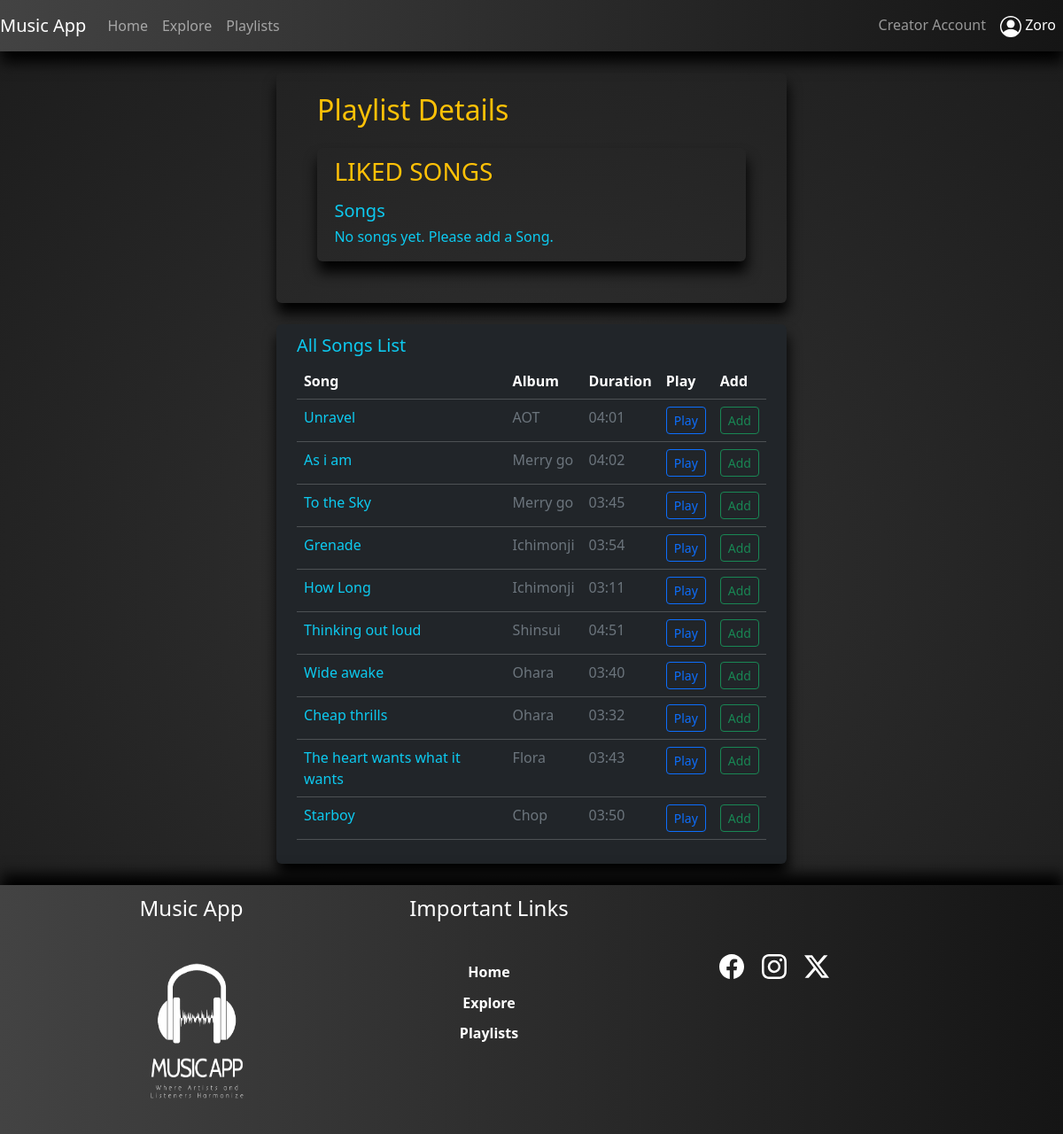
Page /viewEditPlaylist/14 (signed in) on the committed database.
### app/models.py (models this page shows, shortened)
class Users(UserMixin, db.Model):
    id = db.Column(db.Integer(), autoincrement=True, primary_key=True)
    u_userType = db.Column(db.String(50), nullable=False)
    u_status = db.Column(db.String(50), nullable=False)
    u_flag = db.Column(db.Integer(), nullable=False)
    u_fName = db.Column(db.String(100), nullable=False)
    u_lName = db.Column(db.String(100))
    u_gender = db.Column(db.String(50), nullable=False)
    u_username = db.Column(db.String(100), nullable=False, unique=True)
    u_email = db.Column(db.String(200), nullable=False)
    u_password = db.Column(db.String(1000), nullable=False)
    albums = db.relationship('Albums', backref='users')
    songs = db.relationship('Songs', backref='users')
    playlists = db.relationship('Playlists', backref='users')

class Playlists(UserMixin, db.Model):
    id = db.Column(db.Integer(), autoincrement=True, primary_key=True)
    p_name = db.Column(db.String(100), nullable=False)
    p_noOfTracks = db.Column(db.Integer(), nullable=False)
    songIds_list = db.Column(db.String(250))
    user_id = db.Column(db.Integer(), db.ForeignKey('users.id'),nullable=False)

class Songs(UserMixin, db.Model):
    id = db.Column(db.Integer(), autoincrement=True, primary_key=True)
    s_name = db.Column(db.String(100), nullable=False)
    s_artist = db.Column(db.String(50), nullable=False)
    s_album = db.Column(db.String(100), nullable=False)
    s_genre = db.Column(db.String(50), nullable=False)
    s_duration = db.Column(db.String(50), nullable=False)
    s_date = db.Column(db.String(50), nullable=False)
    s_filePath = db.Column(db.String(100), nullable=False)
    s_lyrics = db.Column(db.Text(), nullable=False)
    s_rating = db.Column(db.Integer())
    s_totalRaters = db.Column(db.Integer())
    s_flag = db.Column(db.Integer(), nullable=False)
    s_plays = db.Column(db.Integer())
    album_id = db.Column(db.Integer(), db.ForeignKey('albums.id'), nullable=False)
    user_id = db.Column(db.Integer(), db.ForeignKey('users.id'),nullable=False)

### app/views.py (the view, shortened to what this page needs)
@app.route('/viewEditPlaylist/<int:vEId>', methods=['GET','POST'])
@login_required
def viewEditPlaylist(vEId):
    if request.method == 'GET':
        allSongs=[]
        allSongsList = Songs.query.all()
        songList=[]
        c_playlist = Playlists.query.get(vEId)
        if not c_playlist.songIds_list:
            songList=[]
        for s in allSongsList:
            if s not in songList:
                allSongs.append(s)
        return render_template('/user/viewEditPlaylist.html', c_p=c_playlist, songsData=songList, allSongsData=allSongs)

### app/views.py (called while the page is built)
@login_manager.user_loader
def load_user(user_id):
    return Users.query.get(user_id)

### app/templates/user/viewEditPlaylist.html (shortened to what this page needs)
{% extends 'layouts/base.html' %}
{% block content %}
<div class="container-fluid">
    <div class="row">
        <div class="col-md-6 offset-md-3 col-lg-6 offset-lg-3 col-sm-10 offset-sm-1">
            <div class="myAlbumCont rounded mt-4 mb-4">
                <h2 class="text-warning">Playlist Details</h2>
                <div class="myExploreCont rounded mt-4 mb-4">
                    <div class="mb-3">
                        <h3 class="text-warning text-uppercase">{{c_p.p_name}}</h3>
                    </div>
                    <h5 class="text-captialized text-info">Songs</h5>
                    {% if songsData|length == 0 %}
                        <h6 class="text-info">No songs yet. Please add a Song.</h6>
                    {% endif %}
                </div>
            </div>
            <div class="myExploreCont rounded bg-dark mt-4 mb-4">
                <h5 class="text-captialized text-info">All Songs List</h5>
                {% if allSongsData|length == 0 %}
                    <h6 class="text-info">No songs record.</h6>
                {% else %}
                <table class="table table-dark table-hover rounded table-responsive{-sm|-md|-lg}">
                    <thead>
                        <tr>
                            <th scope="col">Song</th>
                            <th scope="col">Album</th>
                            <th scope="col">Duration</th>
                            <th scope="col">Play</th>
                            <th scope="col">Add</th>
                        </tr>
                    </thead>
                    <tbody>
                        {% for s in allSongsData %}
                        <tr>
                            <td class="text-info">{{s['s_name']}}</td>
                            <td class="text-secondary">{{s['s_album']}}</td>
                            <td class="text-secondary">{{s['s_duration']}}</td>
                            <td>
                                <a href="{{url_for('playSong',sid=s['id'])}}">
                                    <button class="btn btn-outline-primary btn-sm">Play</button>
                                </a>
                            </td>
                            <td>
                            <a href="{{url_for('addSongToPlaylist',sid=s['id'], pid=c_p['id'])}}">
                                <button class="btn btn-outline-success btn-sm">Add</button>
                            </a>
                            </td>
                        </tr>
                        {% endfor %}
                    </tbody>
                </table>
                {% endif %}
            </div>
        </div>
    </div>
</div>
{% endblock %}

### app/templates/includes/nav.html (shortened to what this page needs)
<nav class="navbar navbar-expand-lg navbar-expand-md myNavbar bg-light navbar-dark sticky-top">
    {% if current_user.is_authenticated %}
        {% if current_user.u_userType == 'Admin' %}
        <a class="navbar-brand" href="{{url_for('adminHome')}}">Music App</a>
        {% else %}
        <a href="{{url_for('userHome')}}" class="navbar-brand">Music App</a>
        {% endif %}
    {% endif %}
        <div class="collapse navbar-collapse" id="navbarNav">
            <ul class="navbar-nav">
                <li class="nav-item">
                    {% if current_user.is_authenticated %}
                        {% if current_user.u_userType == 'Admin' %}
                            <a class="nav-link {{aH}}" aria-current="page" href="{{url_for('adminHome')}}">Home</a>
                        {% else %}
                        <a class="nav-link {{uH}}" aria-current="page" href="{{url_for('userHome')}}">Home</a>
                        {% endif %}
                    {% endif %}
                </li>
                <li class="nav-item">
                    {% if current_user.is_authenticated %}
                        {% if current_user.u_userType == 'Admin' %}
                            <a class="nav-link {{aAN}}" href="{{url_for('analytics')}}">Analytics</a>
                        {% else %}
                            <a href="{{url_for('exploreMusic')}}" class="nav-link {{uE}}">Explore</a>
                        {% endif %}
                    {% endif %}
                </li>
                <li class="nav-item">
                    {% if current_user.is_authenticated %}
                        {% if current_user.u_userType == 'Admin' %}
                            <a class="nav-link {{aT}}" href="{{url_for('allTracks')}}">Tracks</a>
                        {% else %}
                            <a href="{{url_for('playlists')}}" class="nav-link {{uP}}">Playlists</a>
                        {% endif %}
                    {% endif %}
                </li>
            </ul>
            <ul class="navbar-nav ms-auto">
                <li class="nav-item">
                    {% if current_user.is_authenticated  and current_user.u_userType != 'Admin' %}
                    <a href="{{url_for('creatorHome')}}" class="nav-link {{cH}}">Creator Account</a>
                    {% endif %}
                </li>
                <li class="nav-item dropdown show">
                    {% if current_user.is_authenticated %}
                    <a href="#" class="nav-link active" id="dropdownMenu" data-toggle="dropdown" aria-haspopup="true" aria-expanded="false">
                        {{current_user.u_fName}}
                    </a>
                    {% endif %}
                </li>
            </ul>
        </div>
</nav>

### app/static/css/musicStreamingStyle.css (style rules this page uses)
body { min-height: 100vh; display: flex; flex-direction: column; background: radial-gradient(circle at 50.1% 50.1%, rgb(50, 50, 50) 0%, rgb(28, 28, 28) 99.4%); color: #fff; }
.myNavbar { background-color:#434343; background-image: linear-gradient(to right, #434343 0%, #151515 100%); box-shadow: 1px 12px 15px #000; }
.myNavbar>div>ul>li { color: #fff; }
.myExploreCont { background-color: transparent; box-shadow: 1px 12px 15px #000; padding: 2% 4%; max-height: 70vh; overflow-y: scroll; }
.myExploreCont>table>tbody>tr>td>a { text-decoration: none; }
.myAlbumCont { background-color: transparent; box-shadow: 1px 12px 15px #000; padding: 4% 8%; }

### rows in the picture
Users: u_fName "Zoro"
Playlists: p_name "LIKED SONGS"
Songs: s_name "Unravel", s_album "AOT", s_duration "04:01"
Songs: s_name "As i am", s_album "Merry go", s_duration "04:02"
Songs: s_name "To the Sky", s_album "Merry go", s_duration "03:45"
Songs: s_name "Grenade", s_album "Ichimonji", s_duration "03:54"
Songs: s_name "How Long", s_album "Ichimonji", s_duration "03:11"
Songs: s_name "Thinking out loud", s_album "Shinsui", s_duration "04:51"
Songs: s_name "Wide awake", s_album "Ohara", s_duration "03:40"
Songs: s_name "Cheap thrills", s_album "Ohara", s_duration "03:32"
Songs: s_name "The heart wants what it wants", s_album "Flora", s_duration "03:43"
Songs: s_name "Starboy", s_album "Chop", s_duration "03:50"
